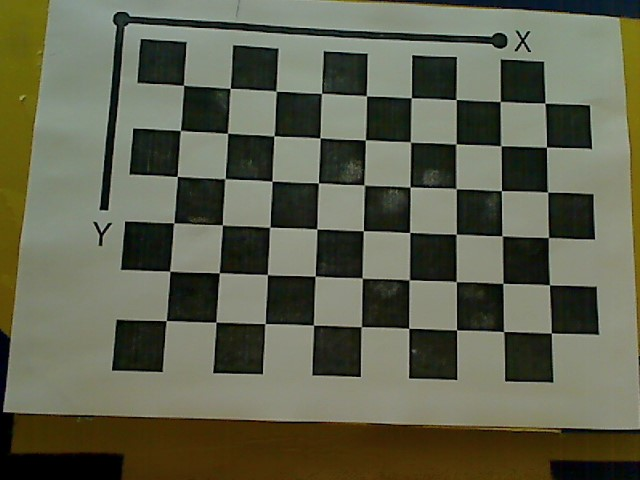
#> input picture CV_Labs/Lab_5_Checkboard_Camera_Calibration/WIN_20190911_17_46_41_Pro.jpg, 640 x 480 px, given as the content of the folder /content/drive/My Drive/CV_Lab_5_images, which was not available
$ jupyter execute Computer_vision_lab5.ipynb
#> lines starting #> are read from the running program, lines starting #| are printed output that depends on the picture; after the words box and inside, x2 and y2 are one past the last pixel; in counts of white or black regions, pixels touching at a corner belong together; long printed decimals are rounded; pictures that were not available may be replaced by others from this repository, and a replacement may not be noted
[cell 1]
from google.colab import drive
drive.mount('/content/drive')

[cell 2]
import numpy as np
import cv2
import glob
import os
from matplotlib import pyplot as plt
import matplotlib.image as mpimg

[cell 3]
criteria = (cv2.TERM_CRITERIA_EPS + cv2.TERM_CRITERIA_MAX_ITER, 30, 0.001)

[cell 4]
objpoints = [] # 3d point in real world space
imgpoints = [] # 2d points in image plane.
objp = np.zeros((9*6,3), np.float32)
objp[:,:2] = np.mgrid[0:9,0:6].T.reshape(-1,2)
#print(objp[:,:2])
folder = '/content/drive/My Drive/CV_Lab_5_images'
images = glob.glob(os.path.join(folder, '*.jpg'))

objp

[cell 5]
for fname in images:
    img = cv2.imread(fname)
#> img is the input picture: shape (480, 640, 3); mean B, G, R 78.1, 97.5, 95.5
    gray = cv2.cvtColor(img,cv2.COLOR_BGR2GRAY)
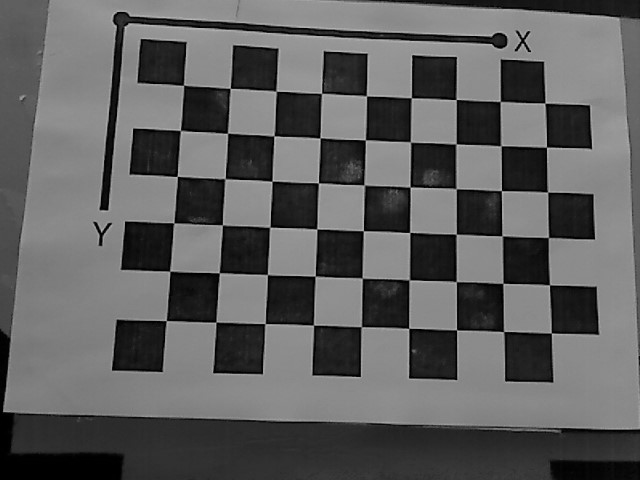
#> gray: shape (480, 640); min 0, max 199, mean 94.7

    # Find the chess board corners
    ret, corners = cv2.findChessboardCorners(gray, (9,6),None) # Size of square = (9,6)
#> ret = True; corners = 54 rows, first 8: [183.5, 85.15], [230.2, 88.26], [276.2, 91.3], [321.5, 93.45], [366.5, 95.93], [411.4, 97.69], [456.2, 99.5], [500.2, 101.4]

    # If found, add object points, image points (after refining them)
    if ret == True:
        objpoints.append(objp)

        corners2 = cv2.cornerSubPix(gray,corners,(11,11),(-1,-1),criteria)
#> corners2 = 54 rows, first 8: [183.6, 85.33], [230.2, 88.4], [276.1, 91.19], [321.5, 93.29], [366.4, 95.78], [411.3, 97.74], [456.1, 99.56], [500.3, 101.5]
        imgpoints.append(corners2)

        # Draw and display the corners
        img = cv2.drawChessboardCorners(img, (9,6), corners2,ret)
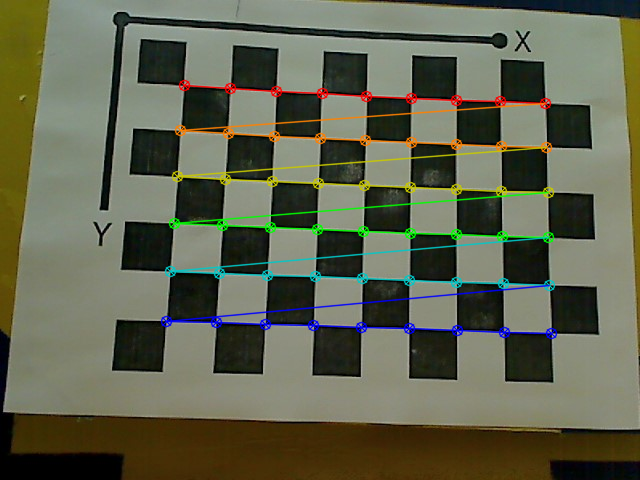
#> img: shape (480, 640, 3); 5.37% of pixels changed, all inside (x1, y1, x2, y2) = (160, 79, 558, 340)
        plt.imshow(img)
        plt.show()

[cell 6]
print(len(objpoints)) # 3D corner points
print(objpoints[0])

# [6 lines of commented-out code are left out]
ret, mtx, dist, rvecs, tvecs = cv2.calibrateCamera(objpoints, imgpoints, gray.shape[::-1],None,None)
#> ret = 0.243; mtx = [[623.2, 0, 314.6], [0, 625.6, 187], [0, 0, 1]]; dist = [[0.193, -0.914, -0.0131, -0.00544, 2.17]]; rvecs = ([-0.185, -0.047, 0.0398],); tvecs = ([-2.84, -2.18, 13.74],)
#It returns the camera matrix, distortion coefficients, rotation and translation vectors etc.

[cell 7]
print('Mtrix:',mtx)
#| Mtrix: [[623.216   0.         314.565]
#|  [  0.         625.603 186.967]
#|  [  0.           0.           1.        ]]
print('Distance',dist)
#| Distance [[ 0.1931 -0.9145 -0.01312 -0.005437  2.165]]
print('rvecs',rvecs[0])
#| rvecs [[-0.185]
#|  [-0.04702]
#|  [ 0.03981]]
print('tvecs',tvecs)
#| tvecs (array([[-2.841 ],
#|        [-2.182],
#|        [13.738]]),)
img = cv2.imread('/content/drive/My Drive/CV_Lab_5_images/WIN_20190911_17_46_39_Pro.jpg')
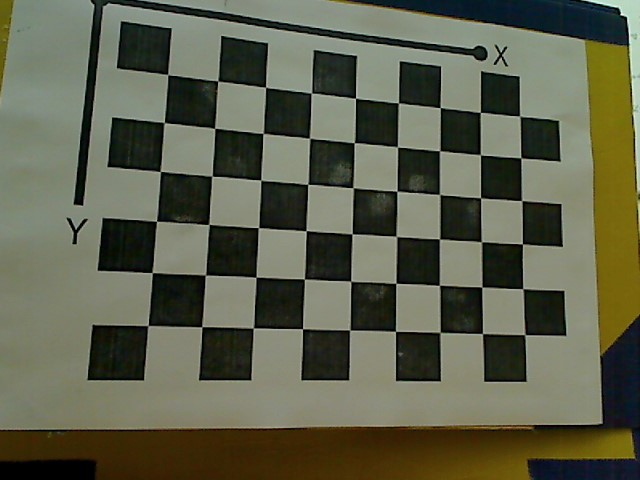
#> input picture CV_Labs/Lab_5_Checkboard_Camera_Calibration/WIN_20190911_17_46_39_Pro.jpg, 640 x 480 px, given as the content of the folder /content/drive/My Drive/CV_Lab_5_images, which was not available
#> img is the input picture: shape (480, 640, 3); mean B, G, R 75.8, 95.6, 93.5
h,  w = img.shape[:2]
#> h = 480; w = 640
newcameramtx, roi=cv2.getOptimalNewCameraMatrix(mtx,dist,(w,h),0,(w,h))#0 and 1 alpha parameter
#> newcameramtx = [[668.1, 0, 313.2], [0, 663.7, 186.6], [0, 0, 1]]; roi = (0, 0, 639, 479)
#https://docs.opencv.org/2.4/modules/imgproc/doc/geometric_transformations.html

[cell 8]
img_original = cv2.imread('/content/drive/My Drive/CV_Lab_5_images/WIN_20190911_17_46_39_Pro.jpg')
plt.imshow(img_original)

[cell 9]
# undistort
# undistort
dst = cv2.undistort(img, mtx, dist, None, newcameramtx)
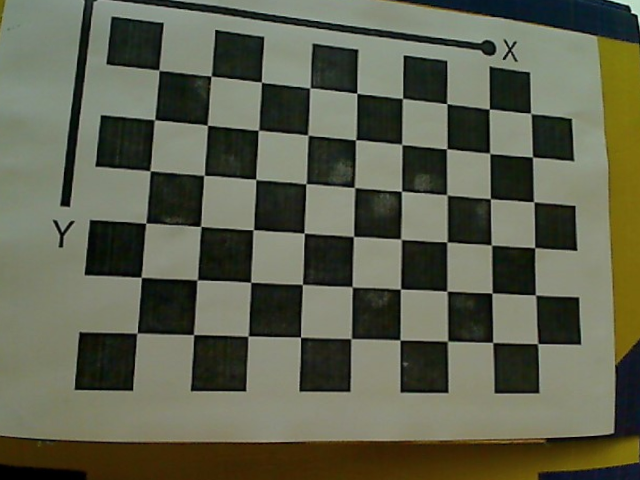
#> dst: shape (480, 640, 3); mean B, G, R 77.8, 96.5, 94

# crop the image


plt.imshow(img)
plt.show()

# crop the image
x,y,w,h = roi
#> x = 0; y = 0; w = 639; h = 479
print(roi)
#| (0, 0, 639, 479)
dst = dst[y:y+h, x:x+w]
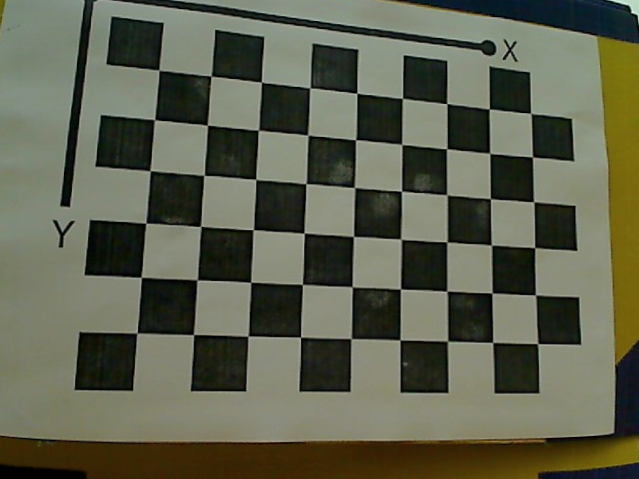
#> dst: shape (479, 639, 3); mean B, G, R 78, 96.7, 94.1
plt.imshow(dst)
plt.show()
print(img.shape[:2])
#| (480, 640)
print(dst.shape)
#| (479, 639, 3)

[cell 10]
mean_error = 0

print(len(objpoints))
#| 1
# [4 lines of commented-out code are left out]
print(len(imgpoints))
#| 1
print(len(rvecs))
#| 1
print(len(tvecs))
#| 1
for i in range(len(objpoints)):
    #print(objpoints[i])
    imgpoints2, _ = cv2.projectPoints(objpoints[i], rvecs[i], tvecs[i], mtx, dist)

    error = cv2.norm(imgpoints[i],imgpoints2, cv2.NORM_L2)/len(imgpoints2)


    mean_error += error
#> this loop made 1 pass
#> (error, mean_error) on pass 1: (0.0331, 0.0331)
#> after the loop, mean_error = 0.0331

print("total error: ", mean_error/len(objpoints))
#| total error:  0.03312
